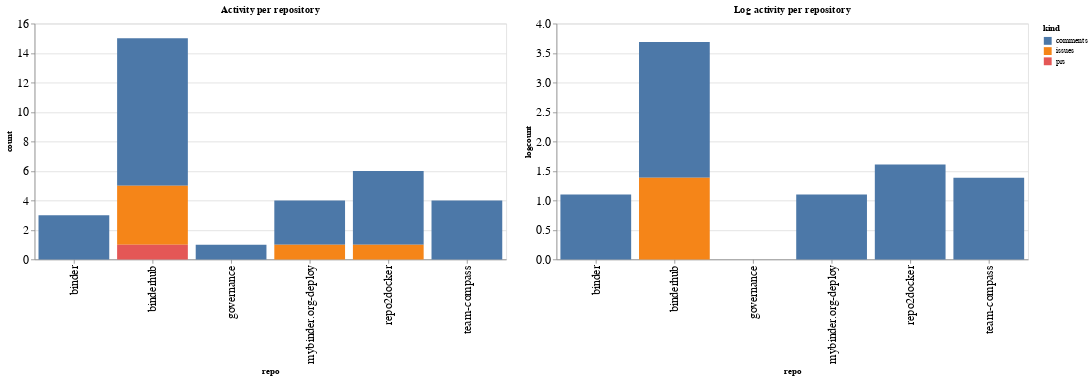

Notebook cell for this chart:
### Code cell
ch1 = alt.Chart(repo_summaries, width=600, title="Activity per repository").mark_bar().encode(
    x='repo',
    y='count',
    color='kind',
    tooltip="kind"
)

ch2 = alt.Chart(repo_summaries, width=600, title="Log activity per repository").mark_bar().encode(
    x='repo',
    y='logcount',
    color='kind',
    tooltip="kind"
)

ch1 | ch2

### Figure 1 — Vega-Lite specification as saved in the notebook (floating-point values rounded to 4 significant figures)
{"config": {"axisLeft": {"labelFontSize": 15}, "axisBottom": {"labelFontSize": 15}}, "hconcat": [{"mark": "bar", "encoding": {"color": {"type": "nominal", "field": "kind"}, "tooltip": {"type": "nominal", "field": "kind"}, "x": {"type": "nominal", "field": "repo"}, "y": {"type": "quantitative", "field": "count"}}, "title": "Activity per repository", "width": 600}, {"mark": "bar", "encoding": {"color": {"type": "nominal", "field": "kind"}, "tooltip": {"type": "nominal", "field": "kind"}, "x": {"type": "nominal", "field": "repo"}, "y": {"type": "quantitative", "field": "logcount"}}, "title": "Log activity per repository", "width": 600}], "data": {"name": "data-122475e231d8d83cfdf28b7dd3e23491"}, "$schema": "https://vega.github.io/schema/vega-lite/v4.8.1.json", "datasets": {"data-122475e231d8d83cfdf28b7dd3e23491": [{"repo": "binder", "kind": "comments", "count": 3, "logcount": 1.099}, {"repo": "binderhub", "kind": "comments", "count": 10, "logcount": 2.303}, {"repo": "binderhub", "kind": "issues", "count": 4, "logcount": 1.386}, {"repo": "binderhub", "kind": "prs", "count": 1, "logcount": 0.0}, {"repo": "governance", "kind": "comments", "count": 1, "logcount": 0.0}, {"repo": "mybinder.org-deploy", "kind": "comments", "count": 3, "logcount": 1.099}, {"repo": "mybinder.org-deploy", "kind": "issues", "count": 1, "logcount": 0.0}, {"repo": "repo2docker", "kind": "comments", "count": 5, "logcount": 1.609}, {"repo": "repo2docker", "kind": "issues", "count": 1, "logcount": 0.0}, {"repo": "team-compass", "kind": "comments", "count": 4, "logcount": 1.386}]}}
